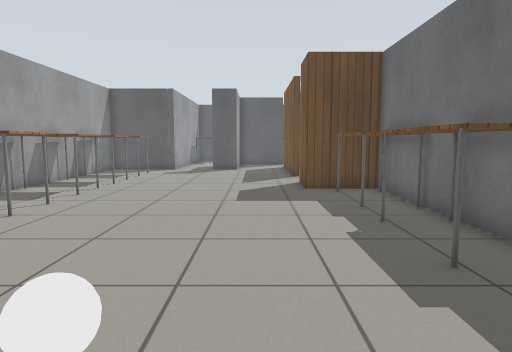
[1] (above)

24 first-person views from a walk through a Gazebo world. The camera is 0.9 m above the floor, tilts 6° down and sees 75° across. The floor is counted in squares, 0.5 m on a side. Each view is taken from the middle of a square. On the plan, view 1 faces up. The plan holds only what a view shows up to about 17 squares ahead; the rest is blank. The robots in the file are not drawn. Simple patterns stand in for the simulator's built-in surfaces.

[2]
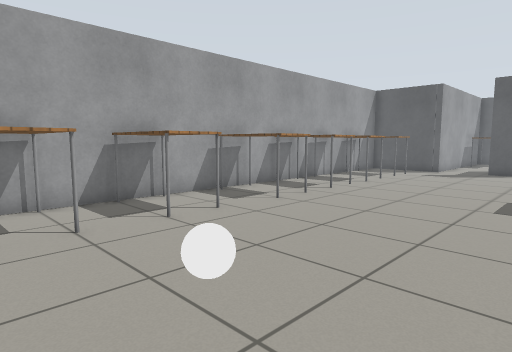

[3]
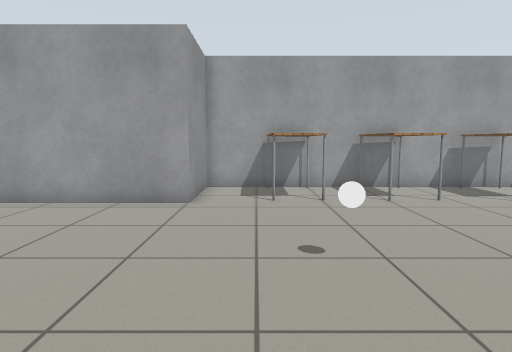

[4]
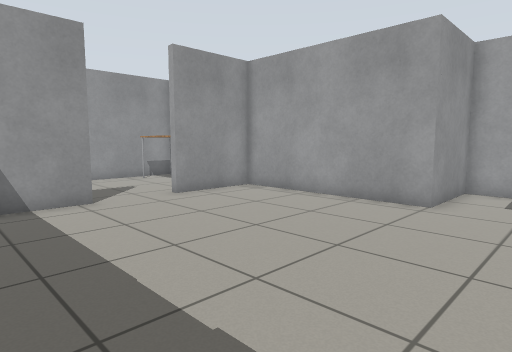

[5]
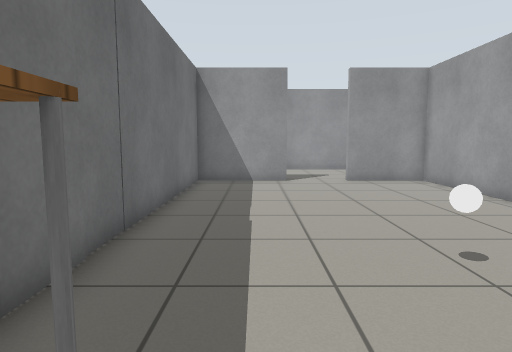

[6]
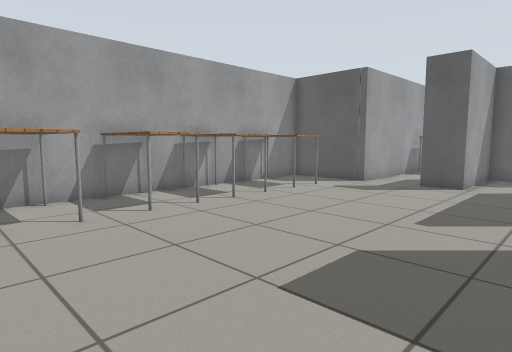

[7]
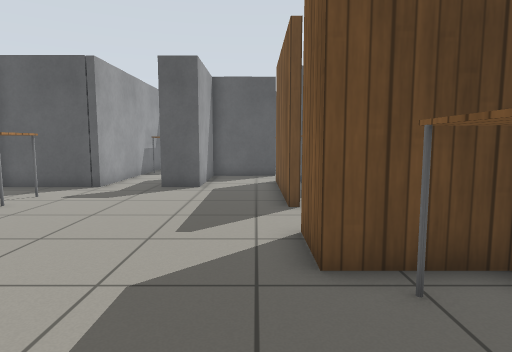

[8]
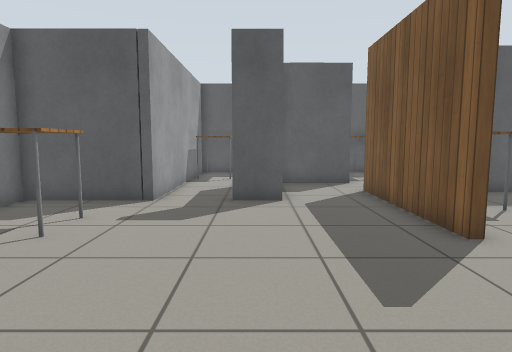

[9]
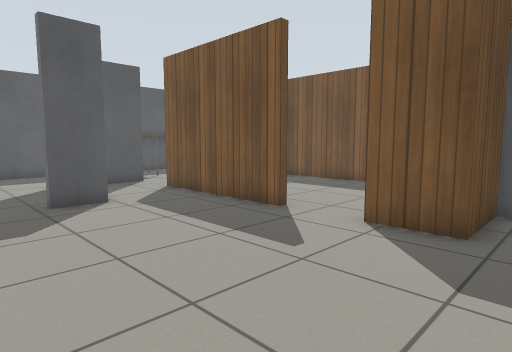

[10]
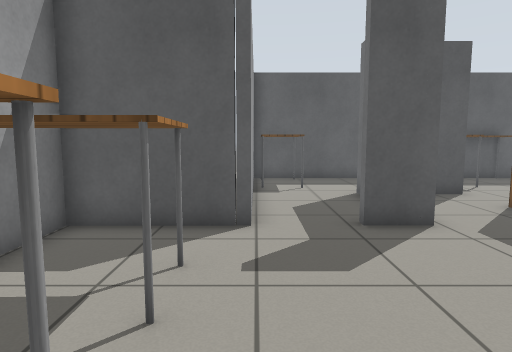

[11]
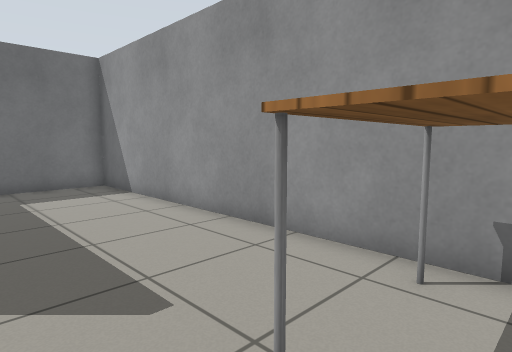

[12]
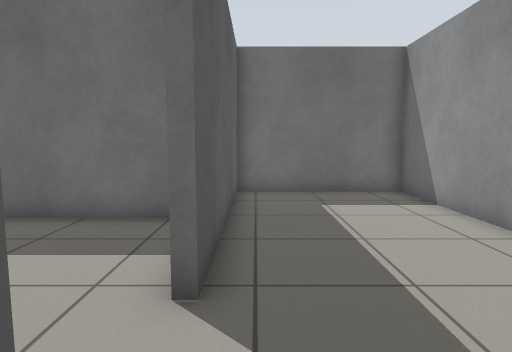

[13]
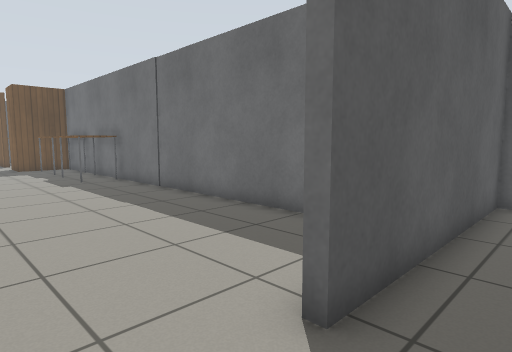

[14]
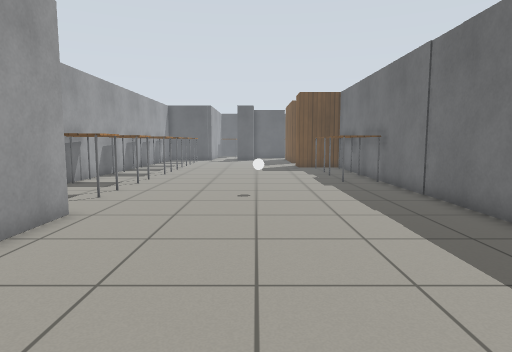

[15]
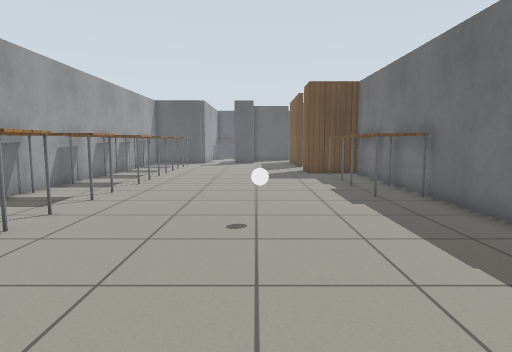

[16]
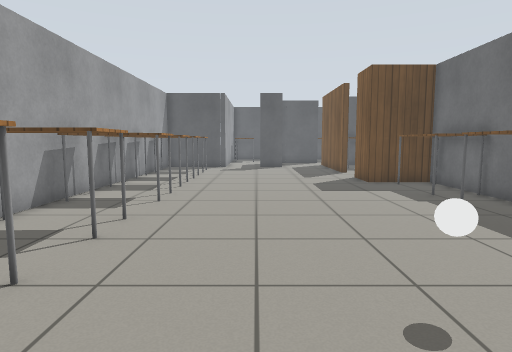

[17]
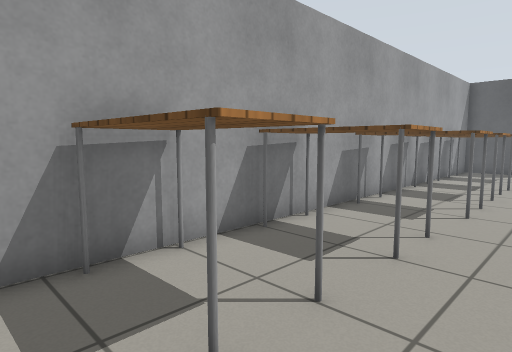

[18]
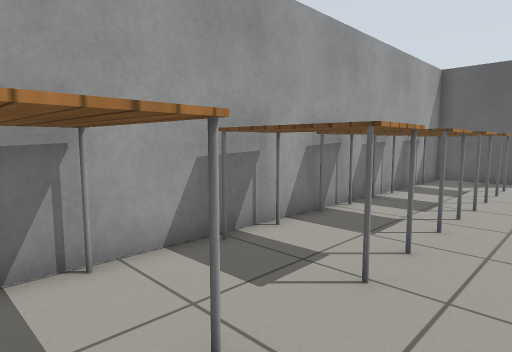

[19]
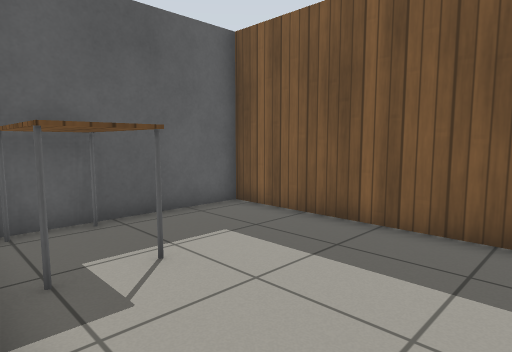

[20]
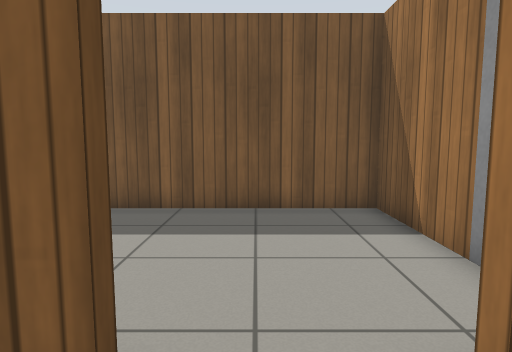

[21]
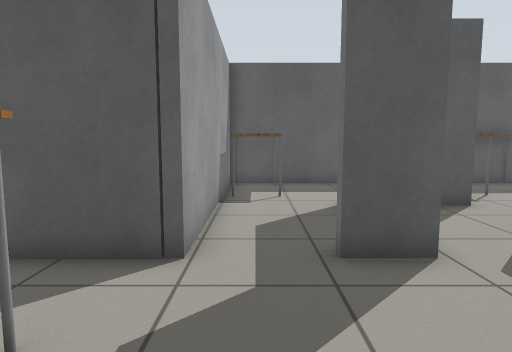

[22]
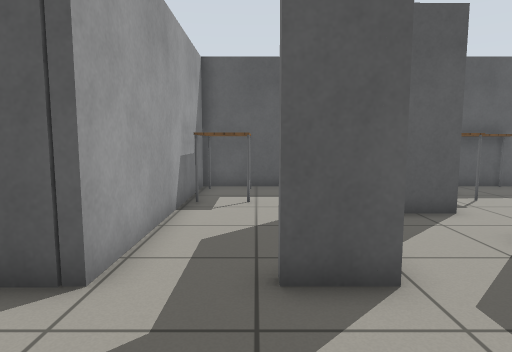

[23]
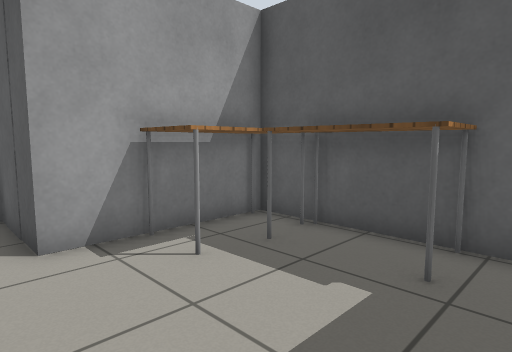

[24]
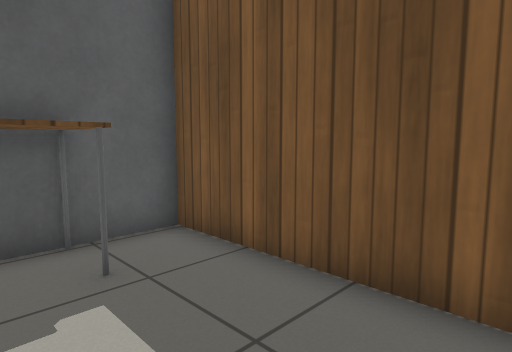

### Floor plan
Ten units are one square. View 1 is at (0, 0); x grows to the right and y downward. Boxes are objects, and circles mark ways between rooms. Rooms are numbered by the first view taken in them; rooms with no view inside come last. Other rooms are left out.
<svg viewBox="-95 -310 188 466">
<path fill="none" stroke="#000" d="M46 -10 46 -125 19 -125 19 -145M19 -169 19 -230M-15 -250 -15 -255M5 90 46 90 46 5M-12 -252 -12 -210 -27 -210 -27 -214M20 -252 7 -252M0 -302 -51 -302 -51 -210 -90 -210 -90 19 -56 19 -56 90 -21 90M-45 151 88 151 88 93 5 93M46 -302 20 -302 20 -252M88 -244 88 -302 64 -302M46 -128 88 -128 88 -227 29 -227"/>
<rect x="-85" y="-25" width="30" height="30" fill="#bbb"><title>table</title></rect>
<rect x="-85" y="-65" width="30" height="30" fill="#bbb"><title>table</title></rect>
<rect x="-85" y="-95" width="30" height="20" fill="#bbb"><title>table</title></rect>
<rect x="-85" y="-135" width="30" height="30" fill="#bbb"><title>table</title></rect>
<rect x="-85" y="-165" width="30" height="30" fill="#bbb"><title>table</title></rect>
<rect x="-85" y="-195" width="30" height="30" fill="#bbb"><title>table</title></rect>
<rect x="-45" y="-295" width="20" height="30" fill="#bbb"><title>table</title></rect>
<rect x="-15" y="-25" width="10" height="20" fill="#bbb"><title>white ball</title></rect>
<rect x="-5" y="-255" width="10" height="10" fill="#bbb"><title>door leaf</title></rect>
<rect x="25" y="-75" width="20" height="40" fill="#bbb"><title>table</title></rect>
<rect x="25" y="-125" width="20" height="40" fill="#bbb"><title>table</title></rect>
<rect x="45" y="-5" width="10" height="10" fill="#bbb"><title>door leaf</title></rect>
<rect x="-55" y="105" width="20" height="40" fill="#bbb"><title>table</title></rect>
<rect x="25" y="-295" width="20" height="30" fill="#bbb"><title>table</title></rect>
<rect x="45" y="-305" width="30" height="30" fill="#bbb"><title>table</title></rect>
<rect x="25" y="-225" width="30" height="40" fill="#bbb"><title>table</title></rect>
<circle cx="-10" cy="90" r="3" fill="#2a7"/>
<circle cx="20" cy="-240" r="3" fill="#2a7"/>
<circle cx="20" cy="-155" r="3" fill="#2a7"/>
<text x="-20" y="-80">1</text>
<text x="10" y="120">2</text>
<text x="50" y="-270">3</text>
<text x="50" y="-180">4</text>
</svg>
Room 1 opens to room 2. Room 1 opens to room 3. Room 1 opens to room 4.

Where each view was taken, in squares from view 1:
view 1: 0 up, 0 right, facing up
view 2: 0 up, 1 right, facing up-left
view 3: 0 up, 4 right, facing left
view 4: 1 up, 4 right, facing down-left
view 5: 6 up, 2 right, facing down
view 6: 7 up, 2 right, facing up-left
view 7: 8 up, 1 right, facing up
view 8: 11 up, 2 left, facing up
view 9: 11 up, 5 left, facing up-right
view 10: 14 up, 5 left, facing up
view 11: 10 down, 5 left, facing down-right
view 12: 10 down, 3 left, facing right
view 13: 11 down, 2 left, facing up-right
view 14: 10 down, 1 left, facing up
view 15: 6 down, 1 left, facing up
view 16: 2 down, 3 left, facing up
view 17: 1 down, 4 left, facing up-left
view 18: 4 up, 4 left, facing up-left
view 19: 15 up, 2 right, facing up-right
view 20: 16 up, 0 right, facing right
view 21: 16 up, 4 left, facing up
view 22: 17 up, 3 left, facing up
view 23: 24 up, 8 right, facing up-left
view 24: 24 up, 5 right, facing up-right
